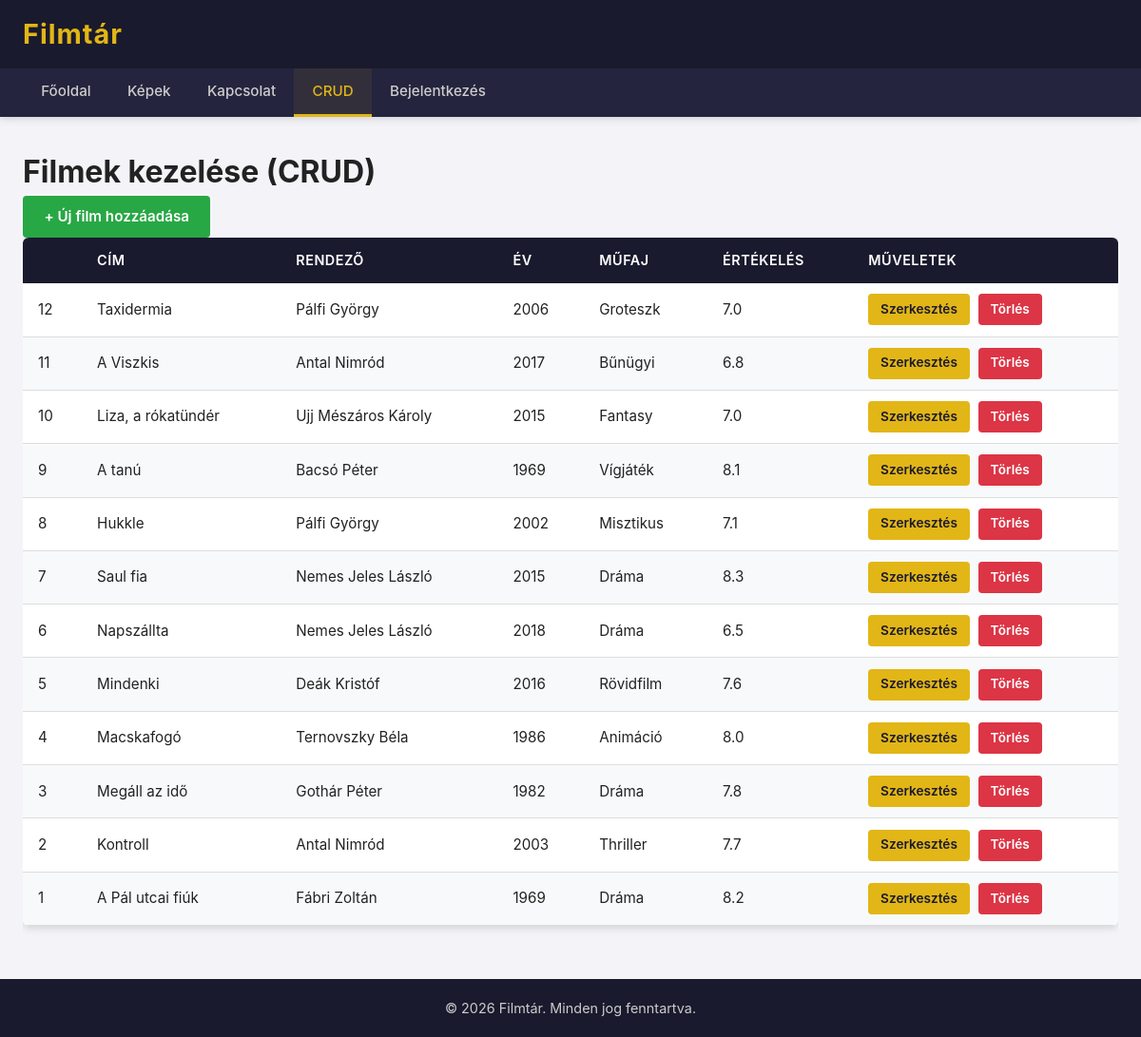
/index.php?page=crud, run on the app's committed database.
### tables this page shows
CREATE TABLE `filmek` (
 `id` INT AUTO_INCREMENT PRIMARY KEY ,
 `cim` VARCHAR(200) NOT NULL ,
 `rendezo` VARCHAR(100) NOT NULL ,
 `ev` INT NOT NULL ,
 `mufaj` VARCHAR(100) NOT NULL ,
 `ertekeles` DECIMAL(3,1) DEFAULT NULL ,
 `leiras` TEXT DEFAULT NULL 
);

### pages/crud.php (the view, shortened to what this page needs)
<?php
$action = $_GET['action'] ?? 'list';
switch ($action) {
    case 'list':
    default:
        ?>
        <h1>Filmek kezelése (CRUD)</h1>
        <a href="index.php?page=crud&action=uj" class="btn btn-success">+ Új film hozzáadása</a>
        <?php
        $stmt = $dbh->prepare('SELECT * FROM filmek ORDER BY id DESC');
        $stmt->execute();
        $filmek = $stmt->fetchAll();
        if (count($filmek) > 0):
        ?>
            <div class="table-responsive">
                <table class="crud-table">
                    <thead>
                        <tr>
                            <th>
                            <th>Cím</th>
                            <th>Rendező</th>
                            <th>Év</th>
                            <th>Műfaj</th>
                            <th>Értékelés</th>
                            <th>Műveletek</th>
                        </tr>
                    </thead>
                    <tbody>
                        <?php foreach ($filmek as $film): ?>
                            <tr>
                                <td><?= (int)$film['id'] ?></td>
                                <td><?= htmlspecialchars($film['cim']) ?></td>
                                <td><?= htmlspecialchars($film['rendezo']) ?></td>
                                <td><?= (int)$film['ev'] ?></td>
                                <td><?= htmlspecialchars($film['mufaj']) ?></td>
                                <td><?= isset($film['ertekeles']) ? number_format((float)$film['ertekeles'], 1) : '–' ?></td>
                                <td class="actions">
                                    <a href="index.php?page=crud&action=szerkeszt&id=<?= (int)$film['id'] ?>" class="btn btn-primary btn-sm">Szerkesztés</a>
                                    <a href="index.php?page=crud&action=torol&id=<?= (int)$film['id'] ?>" class="btn btn-danger btn-sm">Törlés</a>
                                </td>
                            </tr>
                        <?php endforeach; ?>
                    </tbody>
                </table>
            </div>
        <?php else: ?>
            <p class="empty-message">Még nincsenek filmek az adatbázisban.</p>
        <?php endif; ?>
        <?php
        break;
        ?>
        <?php
}

### templates/header.php (shortened to what this page needs)
<!DOCTYPE html>
<html lang="hu">
<head>
    <link rel="stylesheet" href="css/style.css">
</head>
<body>
<header>
    <div class="header-content">
        <h1 class="site-title">Filmtár</h1>
    </div>
    <nav id="main-nav">
        <ul>
            <?php if (isset($_SESSION['user'])): ?>
                <li><a href="index.php?page=fooldal" class="<?= (isset($page) && $page === 'fooldal') ? 'active' : '' ?>">Főoldal</a></li>
                <li><a href="index.php?page=kepek" class="<?= (isset($page) && $page === 'kepek') ? 'active' : '' ?>">Képek</a></li>
                <li><a href="index.php?page=kapcsolat" class="<?= (isset($page) && $page === 'kapcsolat') ? 'active' : '' ?>">Kapcsolat</a></li>
                <li><a href="index.php?page=crud" class="<?= (isset($page) && $page === 'crud') ? 'active' : '' ?>">CRUD</a></li>
                <li><a href="index.php?page=uzenetek" class="<?= (isset($page) && $page === 'uzenetek') ? 'active' : '' ?>">Üzenetek</a></li>
                <li><a href="index.php?page=kijelentkezes" class="<?= (isset($page) && $page === 'kijelentkezes') ? 'active' : '' ?>">Kijelentkezés</a></li>
            <?php else: ?>
                <li><a href="index.php?page=fooldal" class="<?= (isset($page) && $page === 'fooldal') ? 'active' : '' ?>">Főoldal</a></li>
                <li><a href="index.php?page=kepek" class="<?= (isset($page) && $page === 'kepek') ? 'active' : '' ?>">Képek</a></li>
                <li><a href="index.php?page=kapcsolat" class="<?= (isset($page) && $page === 'kapcsolat') ? 'active' : '' ?>">Kapcsolat</a></li>
                <li><a href="index.php?page=crud" class="<?= (isset($page) && $page === 'crud') ? 'active' : '' ?>">CRUD</a></li>
                <li><a href="index.php?page=belepes" class="<?= (isset($page) && $page === 'belepes') ? 'active' : '' ?>">Bejelentkezés</a></li>
            <?php endif; ?>
        </ul>
    </nav>
</header>
<main>

### index.php (shortened to what this page needs)
<?php
require __DIR__ . '/config.php';
$page = $_GET['page'] ?? 'fooldal';
require __DIR__ . '/templates/header.php';
if ($flash !== null): ?>
<?php endif;
switch ($page) {
    case 'crud': require __DIR__ . '/pages/crud.php'; break;
}
require __DIR__ . '/templates/footer.php';

### templates/footer.php (shortened to what this page needs)
</main>
<footer>
    <p>&copy; 2026 Filmtár. Minden jog fenntartva.</p>
</footer>
</body>
</html>

### css/style.css (style rules this page uses)
*, *::before, *::after { margin: 0; padding: 0; box-sizing: border-box; }
html { font-size: 16px; scroll-behavior: smooth; }
body { font-family: -apple-system, BlinkMacSystemFont, "Segoe UI", Roboto, "Helvetica Neue", Arial, sans-serif; background-color: #f4f4f8; color: #222; line-height: 1.6; min-height: 100vh; display: flex; flex-direction: column; }
a { text-decoration: none; color: inherit; }
ul { list-style: none; }
:root { --dark-blue: #1a1a2e; --dark-blue-light: #24243e; --accent-gold: #e2b616; --accent-gold-hover: #f0c830; --white: #ffffff; --light-bg: #f4f4f8; --text-dark: #222222; --text-light: #cccccc; --success-green: #28a745; --danger-red: #dc3545; --info-blue: #007bff; --warning-orange: #fd7e14; --border-color: #ddd; --shadow: 0 2px 8px rgba(0, 0, 0, 0.15); }
header { background-color: var(--dark-blue); color: var(--white); padding: 0; position: sticky; top: 0; z-index: 1000; box-shadow: var(--shadow); }
.header-content { max-width: 1200px; margin: 0 auto; padding: 0.8rem 1.5rem; display: flex; align-items: center; justify-content: space-between; flex-wrap: wrap; }
.site-title { font-size: 1.8rem; font-weight: 700; color: var(--accent-gold); letter-spacing: 1px; }
nav { background-color: var(--dark-blue-light); }
nav ul { max-width: 1200px; margin: 0 auto; display: flex; align-items: center; padding: 0 1.5rem; }
nav ul li a { display: block; padding: 0.75rem 1.2rem; color: var(--text-light); font-size: 0.95rem; font-weight: 500; transition: color 0.3s ease, background-color 0.3s ease, border-bottom 0.3s ease; border-bottom: 3px solid transparent; }
nav ul li a.active { color: var(--accent-gold); border-bottom-color: var(--accent-gold); background-color: rgba(226, 182, 22, 0.08); }
main { max-width: 1200px; width: 100%; margin: 0 auto; padding: 2rem 1.5rem; flex: 1; }
p { margin-bottom: 1rem; }
.btn { display: inline-block; padding: 0.6rem 1.4rem; border: none; border-radius: 4px; font-size: 0.95rem; font-weight: 600; cursor: pointer; transition: background-color 0.3s ease, transform 0.15s ease, box-shadow 0.3s ease; text-align: center; font-family: inherit; }
.btn-primary { background-color: var(--accent-gold); color: var(--dark-blue); }
.btn-success { background-color: var(--success-green); color: var(--white); }
.btn-danger { background-color: var(--danger-red); color: var(--white); }
.btn-sm { padding: 0.35rem 0.8rem; font-size: 0.85rem; }
.table-responsive { width: 100%; overflow-x: auto; -webkit-overflow-scrolling: touch; }
table { width: 100%; border-collapse: collapse; margin-bottom: 1.5rem; background-color: var(--white); box-shadow: var(--shadow); border-radius: 6px; overflow: hidden; }
thead { background-color: var(--dark-blue); color: var(--white); }
thead th { padding: 0.8rem 1rem; text-align: left; font-weight: 600; font-size: 0.9rem; text-transform: uppercase; letter-spacing: 0.5px; }
tbody tr { border-bottom: 1px solid var(--border-color); transition: background-color 0.2s ease; }
tbody tr:nth-child(even) { background-color: #f8f9fa; }
tbody td { padding: 0.7rem 1rem; font-size: 0.95rem; }
td .btn + .btn { margin-left: 0.3rem; }
footer { background-color: var(--dark-blue); color: var(--text-light); text-align: center; padding: 1.2rem 1.5rem; margin-top: auto; font-size: 0.9rem; }
footer p { margin: 0; }
.crud-table { width: 100%; }
td.actions { white-space: nowrap; }

### data on the page
filmek: id "12", cim "Taxidermia", rendezo "Pálfi György", ev "2006", mufaj "Groteszk", ertekeles "7.0"
filmek: id "11", cim "A Viszkis", rendezo "Antal Nimród", ev "2017", mufaj "Bűnügyi", ertekeles "6.8"
filmek: id "10", cim "Liza, a rókatündér", rendezo "Ujj Mészáros Károly", ev "2015", mufaj "Fantasy", ertekeles "7.0"
filmek: id "9", cim "A tanú", rendezo "Bacsó Péter", ev "1969", mufaj "Vígjáték", ertekeles "8.1"
filmek: id "8", cim "Hukkle", rendezo "Pálfi György", ev "2002", mufaj "Misztikus", ertekeles "7.1"
filmek: id "7", cim "Saul fia", rendezo "Nemes Jeles László", ev "2015", mufaj "Dráma", ertekeles "8.3"
filmek: id "6", cim "Napszállta", rendezo "Nemes Jeles László", ev "2018", mufaj "Dráma", ertekeles "6.5"
filmek: id "5", cim "Mindenki", rendezo "Deák Kristóf", ev "2016", mufaj "Rövidfilm", ertekeles "7.6"
filmek: id "4", cim "Macskafogó", rendezo "Ternovszky Béla", ev "1986", mufaj "Animáció", ertekeles "8.0"
filmek: id "3", cim "Megáll az idő", rendezo "Gothár Péter", ev "1982", mufaj "Dráma", ertekeles "7.8"
filmek: id "2", cim "Kontroll", rendezo "Antal Nimród", ev "2003", mufaj "Thriller", ertekeles "7.7"
filmek: id "1", cim "A Pál utcai fiúk", rendezo "Fábri Zoltán", ev "1969", mufaj "Dráma", ertekeles "8.2"
